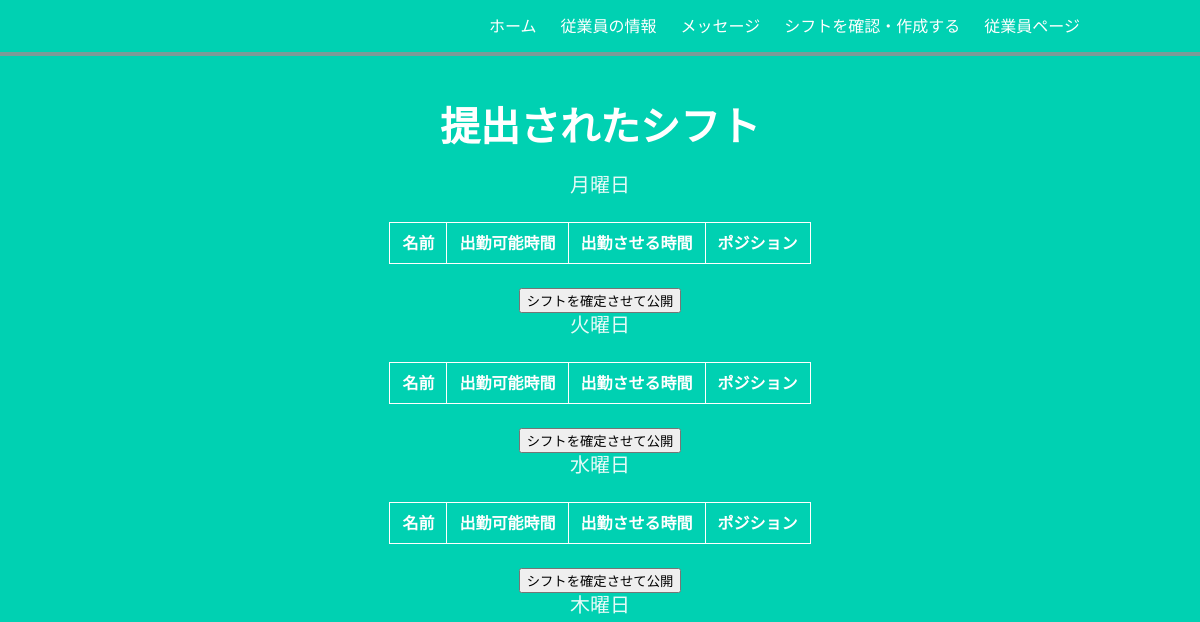
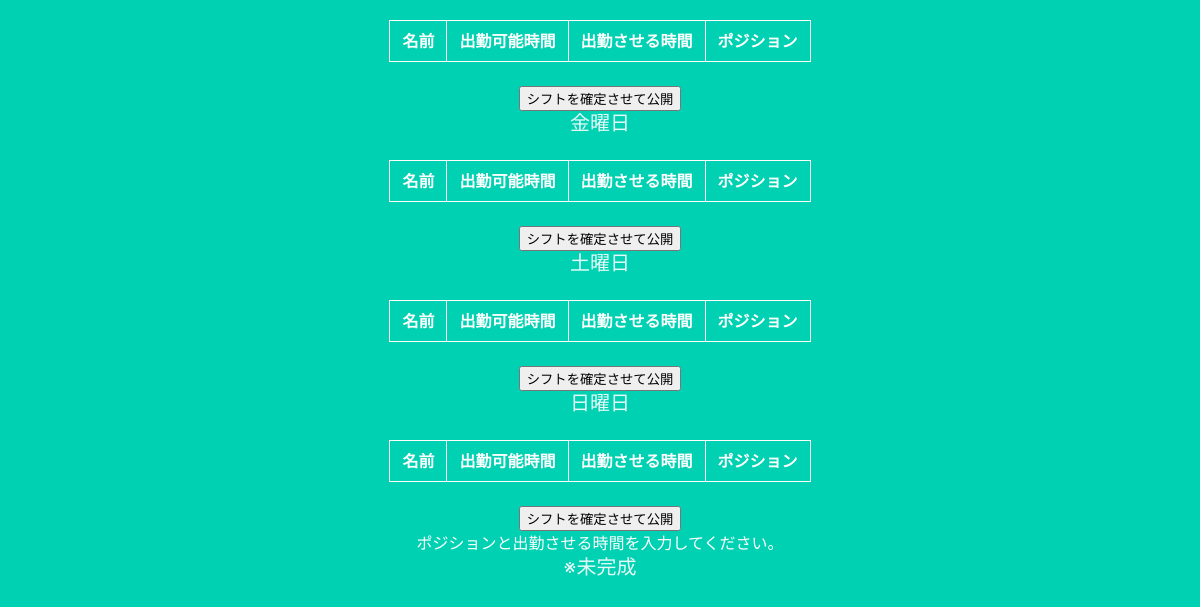
Page /admin/edit on the earlier database version (2 pictures, top to bottom).
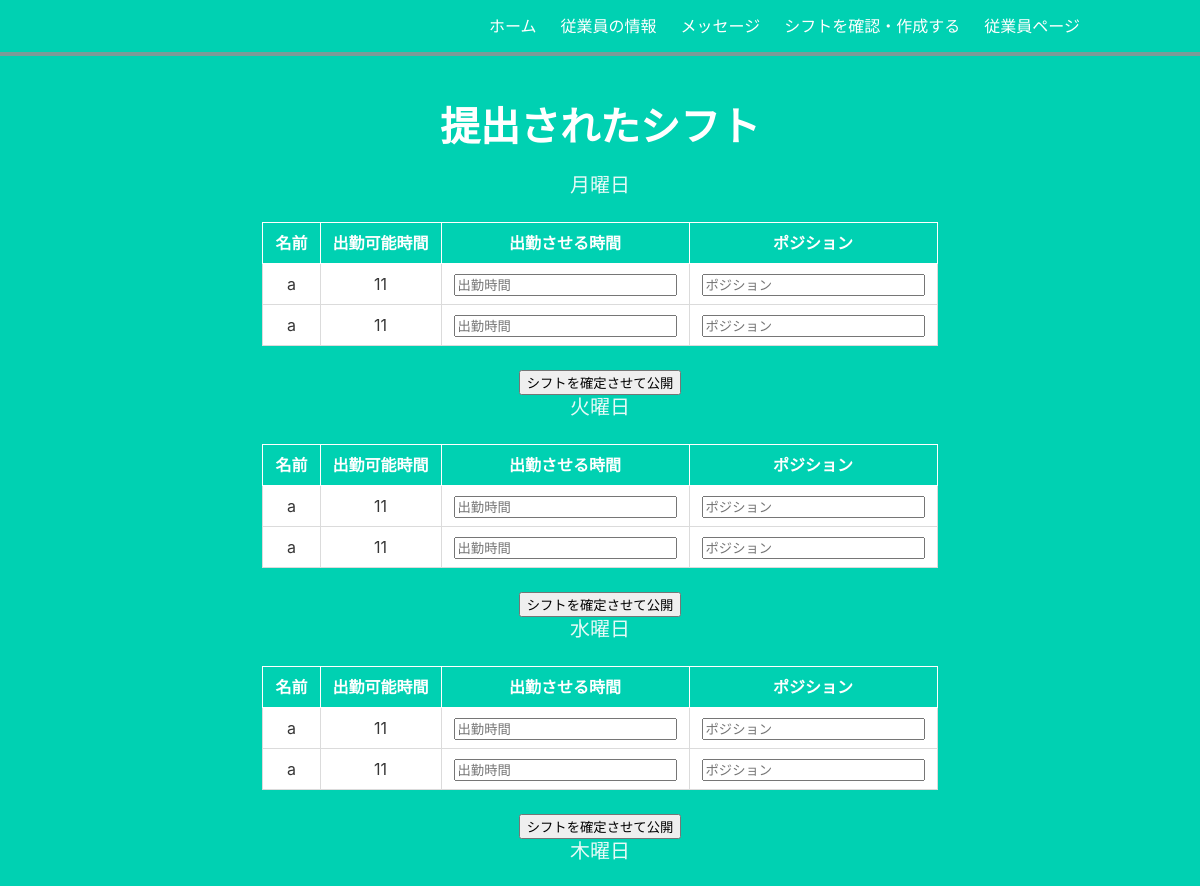
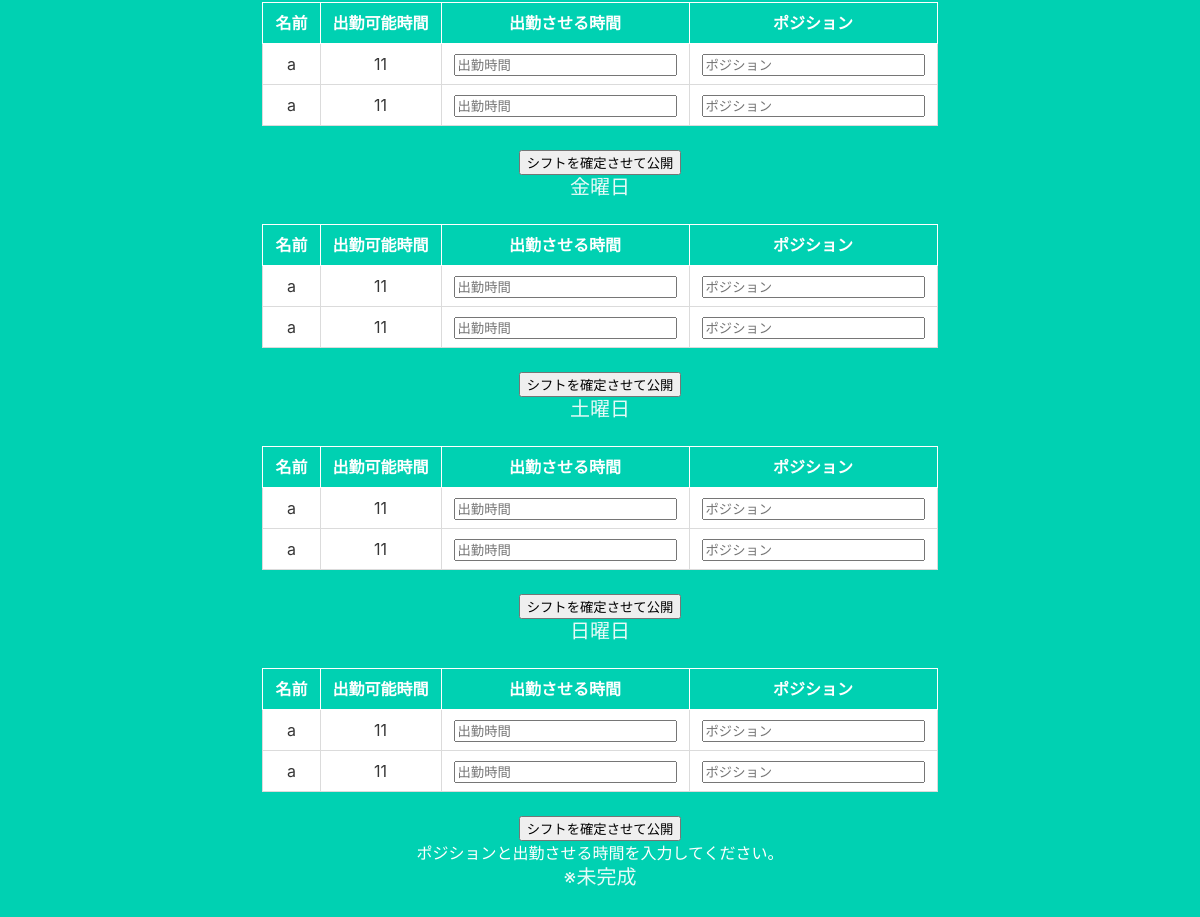
Same page on the later database version (2 pictures, top to bottom).
### project/models.py (models this page shows)
class PostedShift(db.Model):
    id = db.Column(db.Integer, primary_key=True)
    dayofweek = db.Column(db.Integer)
    name = db.Column(db.String(1000))
    begin = db.Column(db.String(8))

### project/admin.py (the view)
@admin.route('/admin/edit', methods=['GET'])
def edit():
    mon = []
    tue = []
    wed = []
    thu = []
    fri = []
    sat = []
    sun = []
    week_list = list('月火水木金土日')
    for i in range(7):
        query = db.session.query(PostedShift).filter_by(dayofweek=i).all()
        for q in query:
            if i == 0:
                mon.append([q.name,q.begin])
            elif i == 1:
                tue.append([q.name,q.begin])
            elif i == 2:
                wed.append([q.name,q.begin])
            elif i == 3:
                thu.append([q.name,q.begin])
            elif i == 4:
                fri.append([q.name,q.begin])
            elif i == 5:
                sat.append([q.name,q.begin])
            elif i == 6:
                sun.append([q.name,q.begin])
    return render_template(
        'edit.html',
        week_list=week_list,
        data = [
            mon,tue,wed,thu,fri,sat,sun
        ]
    )

### project/templates/admin_templates/edit.html (shortened to what this page needs)
{% extends "base_admin.html" %}
{% block content %}
<h1 class="title is-2" style="margin-top: 0;" >
  提出されたシフト
</h1>
<form method="post">
{% for i in range(7) %}
<h2 class="subtitle is-5">{{week_list[i]}}曜日</h2>
<div class="columns is-centered column is-narrow">
  <table class="table is-bordered is-center">
    <tr class="is-selected">
      <th>名前</th>
      <th>出勤可能時間</th>
      <th>出勤させる時間</th>
      <th>ポジション</th>
    </tr>
    {% for j in data[i] %}
    <tr class="hov">
      <td>{{ j[0] }}</a></td>
      <td>{{ j[1] }}</td>
      <td><input type="text" name="week{{i}}begin" placeholder="出勤時間"></td>
      <td><input type="text" name="week{{i}}begin" placeholder="ポジション"></td>
    </tr>
    {% endfor %}
  </table>
</div>
<input type="submit" value="シフトを確定させて公開">
</form>
{% endfor %}
<p>ポジションと出勤させる時間を入力してください。</p>
{% endblock %}

Differences in the rows shown:
added PostedShift: name "a", begin "11", shown under "月"
added PostedShift: name "a", begin "11", shown under "月"
added PostedShift: name "a", begin "11", shown under "火"
added PostedShift: name "a", begin "11", shown under "火"
added PostedShift: name "a", begin "11", shown under "水"
added PostedShift: name "a", begin "11", shown under "水"
added PostedShift: name "a", begin "11", shown under "木"
added PostedShift: name "a", begin "11", shown under "木"
added PostedShift: name "a", begin "11", shown under "金"
added PostedShift: name "a", begin "11", shown under "金"
added PostedShift: name "a", begin "11", shown under "土"
added PostedShift: name "a", begin "11", shown under "土"
added PostedShift: name "a", begin "11", shown under "日"
added PostedShift: name "a", begin "11", shown under "日"
